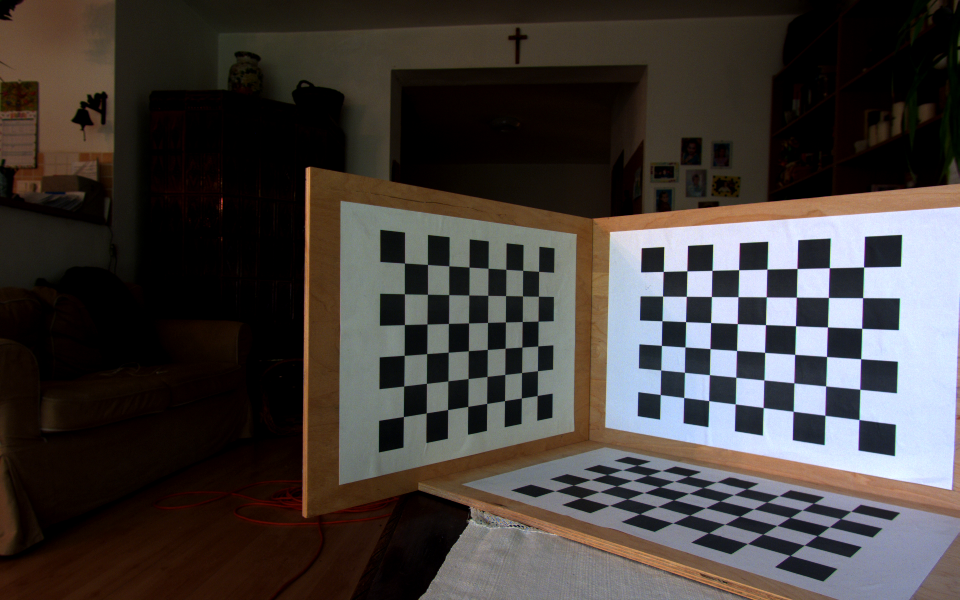
//> input picture inputs/1.png, 1920 x 1200 px (shown at 1/2 size)
$ ./stereo_reconstruction   (built with g++ and OpenCV 4)
//> lines starting //> are read from the running program, lines starting //| are printed output that depends on the picture
### MatrixReaderWriter.h
#ifndef MATRIX_READER
#define MATRIX_READER

//#include <string>
#include <iostream>
#include <fstream>
#include "stdlib.h"

using namespace std;

class MatrixReaderWriter {

public:

	double* data;
	int rowNum;
	int columnNum;

	MatrixReaderWriter(double* data, int rownum, int columnNum);
	MatrixReaderWriter(const char* fileName);

	~MatrixReaderWriter();

	void load(const char* fileName);
	void save(const char* fileName);
};

#endif

### MatrixReaderWriter.cpp
#include "MatrixReaderWriter.h"
#include <string>

// [8 lines left out: function MatrixReaderWriter, not called in this run]

MatrixReaderWriter::~MatrixReaderWriter() {
	if (this->data != NULL) delete[] data;
}

MatrixReaderWriter::MatrixReaderWriter(const char* fileName) {
	this->data = NULL;
	load(fileName);
}//end MatrixReaderWriter(const char* fileName)

void MatrixReaderWriter::load(const char* fileName) {
	ifstream datafile(fileName);
	string line;
	int lineCounter = 0;
	//Count lines
	if (datafile.is_open()) {
		while (!datafile.eof())
		{
			getline(datafile, line);
			if (line.length() != 0)
				if (line.at(0) != '#')
					lineCounter++;
		}//end while
		datafile.close();
	}//end if
	else {
		cout << "Unable to open file";
	}


	int columnCounter = 0;
	ifstream datafile2(fileName);

	if (datafile2.is_open()) {
		getline(datafile2, line);
		while (line.at(0) == '#')
			getline(datafile2, line);


		for (int i = line.find_first_not_of(" ,"); i <= line.find_last_not_of(" ,"); i++)
			if ((line.at(i) == ' ') || (line.at(i) == ','))
				columnCounter++;
		datafile2.close();
		columnCounter++;
	}


	rowNum = lineCounter;
	columnNum = columnCounter;

	if (data != NULL) delete[] data;
	data = new double[rowNum * columnNum];

	ifstream datafile3(fileName);

	lineCounter = 0;
	if (datafile3.is_open()) {
		getline(datafile3, line);
		while (line.at(0) == '#')
			getline(datafile3, line);


		while ((!datafile3.eof()) && (line.length() > 0)) {
			int index = line.find_first_not_of(" ,");
			for (int i = 0; i < columnCounter; i++) {
				string number = line.substr(index, line.find(" ", index + 1) - index + 1);
				double num = strtod((char*)&number[0], NULL);
				data[lineCounter * columnNum + i] = num;

				index = line.find(" ", index + 1);
			}//end for i
			getline(datafile3, line);
			lineCounter++;
		}//end while
		datafile3.close();
	}


} //end load(string filename)

// [18 lines left out: function save, not called in this run]

### stereo_reconstruction.cpp
#include <fstream>
#include <iostream>
#include <opencv\cv.hpp>
#include <opencv\highgui.h>
#include <vector>
#include <opencv2/core/core.hpp>
#include <opencv2/features2d/features2d.hpp>
#include <chrono>
#include "MatrixReaderWriter.h"

// A function estimating the fundamental matrix from point correspondences
// by RANSAC.
void ransacFundamentalMatrix(
	const std::vector<cv::Point2d> &input_source_points_, // Points in the source image
	const std::vector<cv::Point2d> &input_destination_points_, // Points in the destination image
	const std::vector<cv::Point2d> &normalized_input_src_points_, // Normalized points in the source image
	const std::vector<cv::Point2d> &normalized_input_destination_points_, // Normalized points in the destination image
	const cv::Mat &T1_, // Normalizing transformation in the source image
	const cv::Mat &T2_, // Normalizing transformation in the destination image
	cv::Mat &fundamental_matrix_, // The estimated fundamental matrix
	std::vector<size_t> &inliers_, // The inliers of the fundamental matrix
	double confidence_, // The required confidence of RANSAC
	double threshold_); // The inlier-outlier threshold

// A function estimating the fundamental matrix from point correspondences
// by least-squares fitting.
void getFundamentalMatrixLSQ(
	const std::vector<cv::Point2d> &source_points_, // Points in the source image
	const std::vector<cv::Point2d> &destination_points_, // Points in the destination image
	cv::Mat &fundamental_matrix_); // The estimated fundamental matrix

// A function decomposing the essential matrix to the projection matrices
// of the two cameras.
void getProjectionMatrices(
	const cv::Mat &essential_matrix_, // The parameters of the essential matrix
	const cv::Mat &K1_, // The intrinsic camera parameters of the source image
	const cv::Mat &K2_, // The intrinsic camera parameters of the destination image
	const cv::Mat &src_point_, // A point in the source image
	const cv::Mat &dst_point_, // A point in the destination image
	cv::Mat &projection_1_, // The projection matrix of the source image
	cv::Mat &projection_2_); // The projection matrix of the destination image

// A function estimating the 3D point coordinates from a point correspondences
// from the projection matrices of the two observing cameras.
void linearTriangulation(
	const cv::Mat &projection_1_, // The projection matrix of the source image
	const cv::Mat &projection_2_, // The projection matrix of the destination image
	const cv::Mat &src_point_, // A point in the source image
	const cv::Mat &dst_point_, // A point in the destination image
	cv::Mat &point3d_); // The estimated 3D coordinates

// Normalizing the point coordinates for the fundamental matrix estimation
void normalizePoints(
	const std::vector<cv::Point2d> &input_source_points_, // Points in the source image
	const std::vector<cv::Point2d> &input_destination_points_, // Points in the destination image
	std::vector<cv::Point2d> &output_source_points_, // Normalized points in the source image
	std::vector<cv::Point2d> &output_destination_points_, // Normalized points in the destination image
	cv::Mat &T1_, // Normalizing transformation in the source image
	cv::Mat &T2_); // Normalizing transformation in the destination image

// Return the iteration number of RANSAC given the inlier ratio and
// a user-defined confidence value.
int getIterationNumber(int point_number_, // The number of points
	int inlier_number_, // The number of inliers
	int sample_size_, // The sample size
	double confidence_); // The required confidence

// Visualize the effect of the point normalization
void checkEffectOfNormalization(const std::vector<cv::Point2d> &source_points_,  // Points in the first image
	const std::vector<cv::Point2d> &destination_points_,   // Points in the second image
	const std::vector<cv::Point2d> &normalized_source_points_,  // Normalized points in the first image
	const std::vector<cv::Point2d> &normalized_destination_points_, // Normalized points in the second image
	const cv::Mat &T1_, // Normalizing transforcv::Mation in the first image
	const cv::Mat &T2_, // Normalizing transforcv::Mation in the second image
	const std::vector<size_t> &inliers_); // The inliers of the fundamental matrix

int main()
{

	// Load images
	cv::Mat image1 = cv::imread("D:/source/repos/stereo_reconstruction/inputs/1.png");
//> image1 is the input picture: 1200 rows x 1920 cols, CV_8UC3; mean B, G, R 59, 61.7, 67.3
	cv::Mat image2 = cv::imread("D:/source/repos/stereo_reconstruction/inputs/2.png");
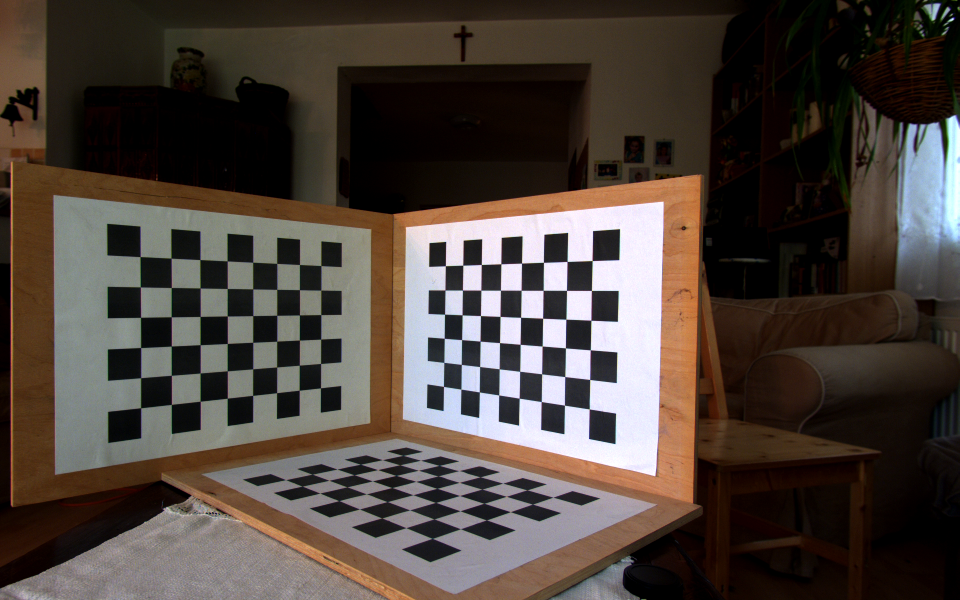
//> input picture inputs/2.png, 1920 x 1200 px (shown at 1/2 size)
//> image2 is the input picture: 1200 rows x 1920 cols, CV_8UC3; mean B, G, R 60.6, 67.3, 77.4


	MatrixReaderWriter mtxrw = "D:/source/repos/stereo_reconstruction/inputs/12_W_first_normal_leftright.mat";
	std::vector<cv::Point2d> source_points, destination_points; // Point correspondences
	for (int i = 0; i < mtxrw.columnNum; i++) {
		source_points.push_back(cv::Point2d((double)mtxrw.data[i], (double)mtxrw.data[mtxrw.columnNum + i]));
		destination_points.push_back(cv::Point2d((double)mtxrw.data[2*mtxrw.columnNum + i], (double)mtxrw.data[3*mtxrw.columnNum + i]));
	}

	// Normalize the coordinates of the point correspondences to achieve numerically stable results
	cv::Mat T1, T2; // Normalizing transforcv::Mations
	std::vector<cv::Point2d> normalized_source_points, normalized_destination_points; // Normalized point correspondences
	normalizePoints(source_points, // Points in the first image
		destination_points,  // Points in the second image
		normalized_source_points,  // Normalized points in the first image
		normalized_destination_points, // Normalized points in the second image
		T1, // Normalizing transforcv::Mation in the first image
		T2); // Normalizing transforcv::Mation in the second image

	cv::Mat F; // The fundamental matrix
	std::vector<size_t> inliers; // The inliers of the fundamental matrix
	ransacFundamentalMatrix(source_points,  // Points in the first image
		destination_points,   // Points in the second image
		normalized_source_points,  // Normalized points in the first image
		normalized_destination_points, // Normalized points in the second image
		T1, // Normalizing transforcv::Mation in the first image
		T2, // Normalizing transforcv::Mation in the second image
		F, // The fundamental matrix
		inliers, // The inliers of the fundamental matrix
		0.99, // The required confidence in the results
		1.0); // The inlier-outlier threshold

	// Calibration matrix
	cv::Mat K = (cv::Mat_<double>(3, 3) << 1262.620252, 0.000000, 934.611657,
		0.000000, 1267.365350, 659.520995,
		0.000000, 0.000000, 1.000000);


	// Essential matrix
	cv::Mat E = K.t() * F * K;

	cv::Mat P1, P2;
	getProjectionMatrices(E,
		K,
		K,
		(cv::Mat)source_points[inliers[0]],
		(cv::Mat)destination_points[inliers[0]],
		P1,
		P2);

	// Draw the points and the corresponding epipolar lines
	constexpr double resize_by = 4.0;
	cv::Mat tmp_image1, tmp_image2;
	resize(image1, tmp_image1, cv::Size(image1.cols / resize_by, image1.rows / resize_by));
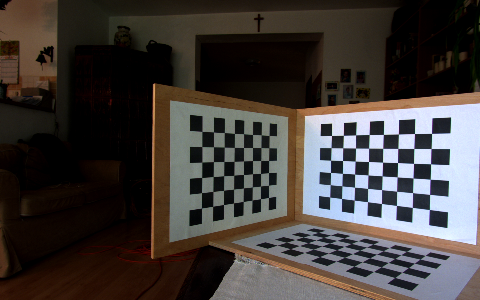
//> tmp_image1: 300 rows x 480 cols, CV_8UC3; mean B, G, R 59.1, 61.8, 67.4
	resize(image2, tmp_image2, cv::Size(image2.cols / resize_by, image2.rows / resize_by));

	std::vector<cv::KeyPoint> src_inliers(inliers.size()), dst_inliers(inliers.size());
	std::vector<cv::DMatch> inlier_matches(inliers.size());
	std::ofstream out_file("triangulated_points.txt");
	for (auto inl_idx = 0; inl_idx < inliers.size(); ++inl_idx)
	{
		// Construct the matches std::vector for the drawing
		src_inliers[inl_idx].pt = source_points[inliers[inl_idx]] / resize_by;
		dst_inliers[inl_idx].pt = destination_points[inliers[inl_idx]] / resize_by;
		inlier_matches[inl_idx].queryIdx = inl_idx;
		inlier_matches[inl_idx].trainIdx = inl_idx;
	}
//> (the rest of the program and of its run is left out)
